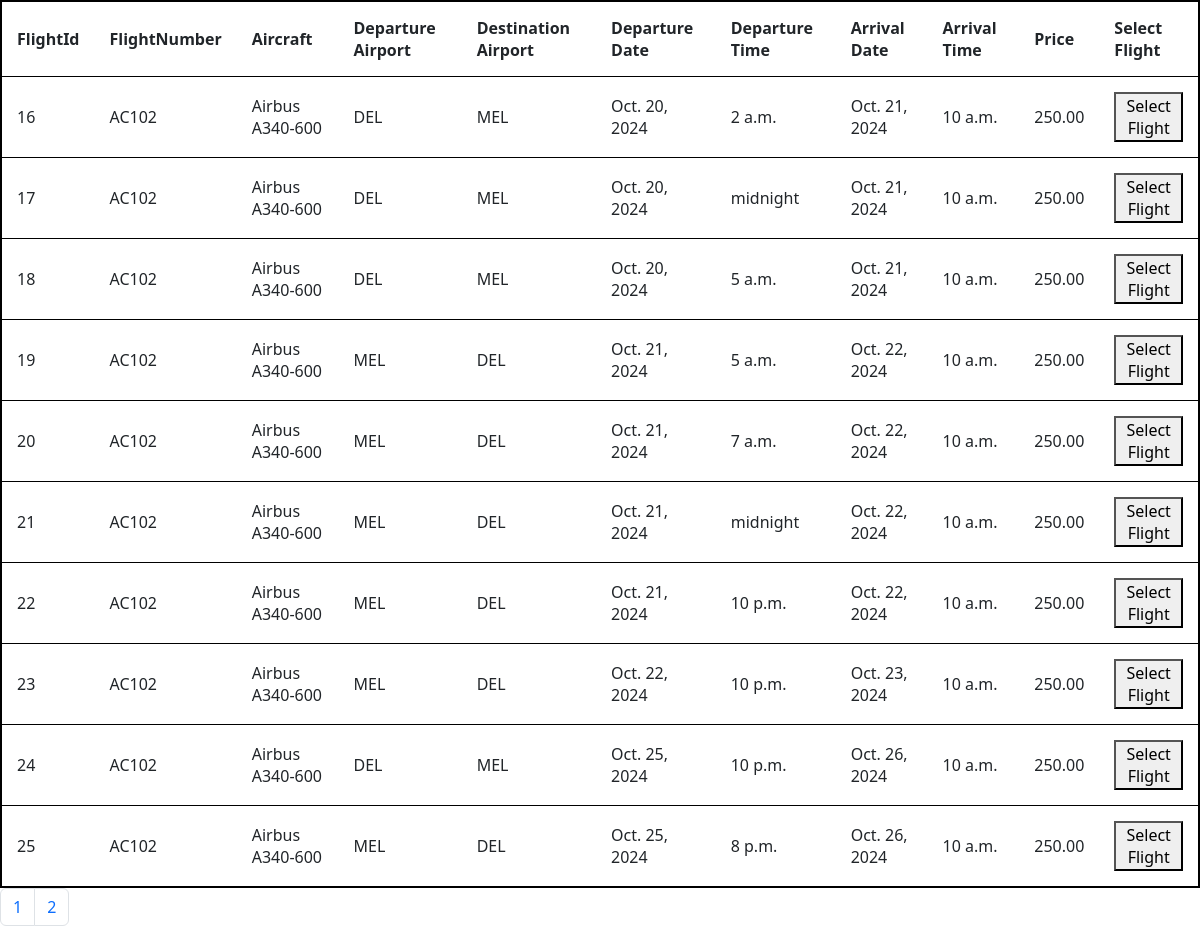
Before: /api/flightDisplay/?page=2 with the older database file.
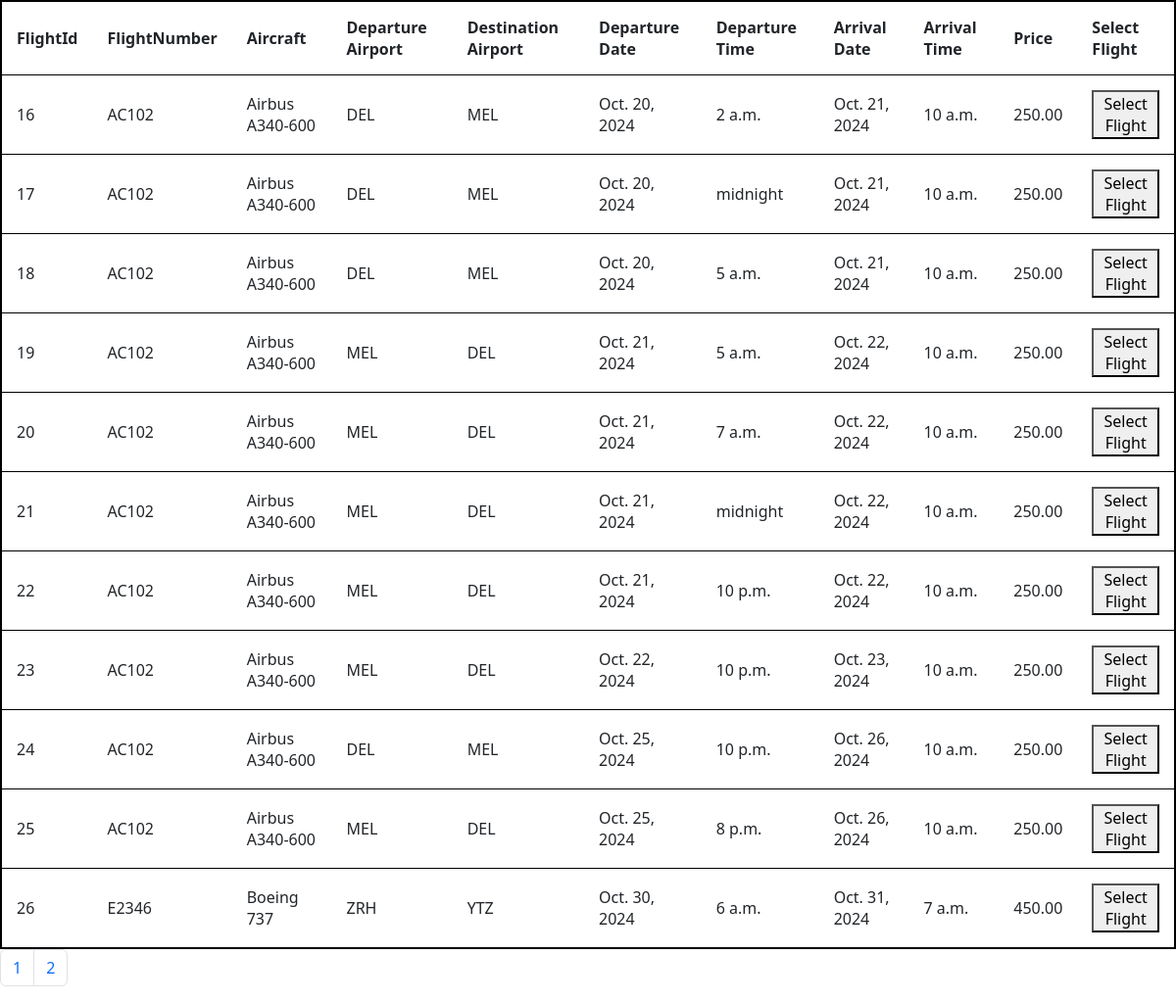
After: the same page with the newer database file.
### Flight/models.py (models this page shows, shortened)
class Flight(models.Model):
    flightNumber = models.CharField(max_length=100)
    airCraft = models.ForeignKey(Aircraft, on_delete=models.PROTECT, default=1, related_name = 'departureAirport')
    departureAirport = models.ForeignKey(Airport, on_delete=models.PROTECT, default=1, related_name = 'destinationAirport')
    destinationAirport = models.ForeignKey(Airport, on_delete=models.PROTECT, default=1)
    departureDate = models.DateField()
    arrivalDate = models.DateField()
    departureTime = models.TimeField()
    arrivalTime = models.TimeField()
    seatsAvailableToBook = models.IntegerField()
    price = models.DecimalField(decimal_places=2, max_digits=5, default= 250)

class Aircraft(models.Model):
    aircraftModel = models.CharField(max_length=100)

class Airport(models.Model):
    iataCode = models.CharField(max_length=3)
    airportName = models.CharField(max_length=100)
    airportLocation = models.CharField(max_length=100)

### Flight/views.py (the view)
# urls.py: path('flightDisplay/',views.flightView, name='flightsView'),
def flightView(request):
   if request.method == 'GET':
    flights = Flight.objects.all()
    perpage = request.GET.get('perpage', default=15)
    page = request.GET.get('page', default = 1)
    paginator = Paginator(flights, per_page=perpage)
    try:
       flights = paginator.page(number=page)
    except EmptyPage:
       flights = []
    totalPages = flights.paginator.num_pages
    flightsData = {
       'flights': flights,
       'lastpage': totalPages,
       'totalPageList': [n+1 for n in range(totalPages)],
    }
   return render(request, "flightsDisplay.html", flightsData)

### Flight/templates/flightsDisplay.html (shortened to what this page needs)
{% load django_bootstrap5 %}
{% bootstrap_css %}
<!DOCTYPE html>
<html lang="en">
<head>
</head>
<body>
    <table style="border: 2px solid black;">
        <th>FlightId</th>
        <th>FlightNumber</th>
        <th>Aircraft</th>
        <th>Departure Airport</th>
        <th>Destination Airport</th>
        <th>Departure Date</th>
        <th>Departure Time</th>
        <th>Arrival Date</th>
        <th>Arrival Time</th>
        <th>Price</th>
        <th>Select Flight</th>
        {% for flight in flights %}
        <tr style="border: 1px solid black;">
           <td>{{flight.id}}</td>
           <td>{{flight.flightNumber}}</td>
           <td>{{flight.airCraft.aircraftModel}}</td>
           <td>{{flight.departureAirport.iataCode}}</td>
           <td>{{flight.destinationAirport.iataCode}}</td>
           <td>{{flight.departureDate}}</td>
           <td>{{flight.departureTime}}</td>
           <td>{{flight.arrivalDate}}</td>
           <td>{{flight.arrivalTime}}</td>
           <td>{{flight.price}}</td>
           <td> <button class="flight" type="button">Select Flight</button> </td>
        </tr>
        {% endfor %}
    </table>
</body>
</html>
<nav aria-label="Page navigation example">
    <ul class="pagination">
        {% for n in totalPageList %}
      <li class="page-item"><a class="page-link" href="/api/flightDisplay/?page={{n}}">{{n}}</a></li>
        {% endfor %}
    </ul>
  </nav>

Changed rows visible on the page:
added Flight: id "26", flightNumber "E2346", airCraft.aircraftModel "Boeing 737", departureAirport.iataCode "ZRH", destinationAirport.iataCode "YTZ", departureDate "Oct. 30, 2024", departureTime "6 a.m.", arrivalDate "Oct. 31, 2024", arrivalTime "7 a.m.", price "450.00"
